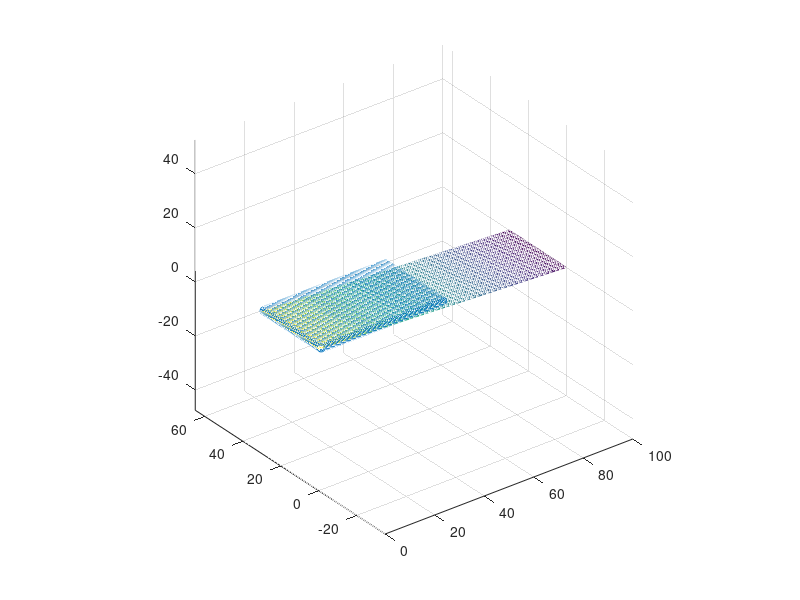

Here is the MATLAB script that generated this plot:

clear all;
close all;
clc;

neley = 60;
nelex = 200;

##hx = 0.5;
##hy = 0.5;

y = linspace (0, 30,neley+1);
x = linspace (0, 100, nelex+1);


hx = 100/nelex;
hy = 30/neley;

[X, Y] = meshgrid (x, y);

Z = 5 - 0.05 * X;
Z(Z < 0) = 0;


##h = 0*Z;
Ymin = 0; Ymax = 30; Xmin = 0; Xmax = 100;
##select = (Y>=Ymin & Y<=Ymax & X >=Xmin & X <= Xmax);
####
##h(select)= 5 - Z(select);
##h(h < 0) = 0;
####
##surf (X, Y, Z)
##hold all
##surf (X, Y, Z+h)
##axis equal


DX = .5; DY = .5;
[xp, yp] = meshgrid (Xmin:DX:Xmax, Ymin:DY:Ymax);

%hp = interp2 (X, Y, h, xp, yp, 'spline');
hp = 5.*ones(size(xp));
hp(xp<1 | xp > 50) = 0;
hp = hp(:);
xp = xp(:);
yp = yp(:);

hzero = find (hp <= 0.001);
hp(hzero) = [];
xp(hzero) = [];
yp(hzero) = [];

immagine_out = uint16(Z);
%imwrite (immagine_out, "sfondo.tif")

%%%%%%%%%%%%%%%%%%%%%%%%%%%%%%%%%%%%%%%%%%%%%%%%%%%%%%%%%%%%%%%%%%%%%%%%%%%%%



Zz        = double (Z);
[gx, gy]  = gradient (Zz, hx, hy);

Z    = Zz(:);
dZdx = gx(:);
dZdy = gy(:);


figure()
mesh(X,Y,Zz)
axis equal
hold on
scatter3(xp(:),yp(:),hp(:))


%% Constants
g     = 9.81;
xi    = 200;
vis   = 50;
ty    = 2000;
T     = 8;

%% Material point quantities initialization
nmp   = numel(xp);
rhosy = 1000.0;
Msys  = sum (hp*DX*DY*rhosy);
Mp    = Msys/nmp * ones(nmp, 1);
Vp    = Mp./rhosy;
Ap    = Vp./hp;
vp    = zeros (nmp,2);

mu = 50.;
phi = 37.;
tauy = 2000.;

MERGE_SPLIT_ON = 1;

BINGHAM = 0.0;
FRICTION = 0.0;
CFL = 0.2;
BC_FLAG = 1;
eq_level = 0.0;
momp  = zeros (nmp,2);

Fb(:,1) = zeros (nmp,1);
Fb(:,2) = zeros (nmp,1);

%%
DATA = struct (
	   "x", xp, ...
	   "y", yp, ...
	   "Mp", Mp, ...
	   "Ap", Ap, ...
	   "vpx", vp(:,1), ...
	   "vpy", vp(:,2), ...
	   "Nex", nelex, ...
	   "Ney", neley, ...
	   "hx", hx, ...
	   "hy", hy, ...
	   "hp", hp, ...
	   "mom_px", momp(:,1), ...
	   "mom_py", momp(:,2), ...
	   "g", g, ...
	   "T", T, ...
	   "xi", xi, ...
	   "vis", vis, ...
	   "ty", ty, ...
	   "rho", rhosy, ...
	   "Vp", Vp, ...
	   "Z", Z, ...
	   "dZdx", dZdx, ...
	   "dZdy", dZdy, ...

		 "mu", mu, ...
		 "phi", phi, ...
		 "tauy", tauy, ...

		 "MERGE_SPLIT_ON", MERGE_SPLIT_ON, ...

     "BINGHAM_ON", BINGHAM, ...
     "FRICTION_ON", FRICTION, ...
     "CFL", CFL, ...
     "BC_FLAG",BC_FLAG, ...
	 "eq_level", eq_level
	 );
% --- Scrittura manuale del DATA.json ---
function v2j (fid, name, x, last)
  if isscalar(x) && ~ischar(x)
    fprintf(fid, '"%s": %.17g', name, x);
  elseif ischar(x)
    fprintf(fid, '"%s": "%s"', name, x);
  else
    x = x(:);
    fprintf(fid, '"%s": [', name);
    fprintf(fid, '%.17g', x(1));
    for k = 2:numel(x)
      fprintf(fid, ',%.17g', x(k));
    endfor
    fprintf(fid, ']');
  endif
  if (~last)
    fprintf(fid, ',\n');
  else
    fprintf(fid, '\n');
  endif
endfunction

FID = fopen("DATA.json","w");
fprintf(FID, "{\n");
v2j(FID, "x",          xp,         false);
v2j(FID, "y",          yp,         false);
v2j(FID, "Mp",         Mp,         false);
v2j(FID, "Ap",         Ap,         false);
v2j(FID, "vpx",        vp(:,1),    false);
v2j(FID, "vpy",        vp(:,2),    false);
v2j(FID, "Nex",        nelex,      false);
v2j(FID, "Ney",        neley,      false);
v2j(FID, "hx",         hx,         false);
v2j(FID, "hy",         hy,         false);
v2j(FID, "hp",         hp,         false);
v2j(FID, "mom_px",     momp(:,1),  false);
v2j(FID, "mom_py",     momp(:,2),  false);
v2j(FID, "g",          g,          false);
v2j(FID, "T",          T,          false);
v2j(FID, "xi",         xi,         false);
v2j(FID, "rho",        rhosy,      false);
v2j(FID, "Vp",         Vp,         false);
v2j(FID, "Z",          Z,          false);
v2j(FID, "dZdx",       dZdx,       false);
v2j(FID, "dZdy",       dZdy,       false);

v2j(FID, "mu",         mu,         false);
v2j(FID, "phi",        phi,        false);
v2j(FID, "tauy",       tauy,       false);

v2j(FID, "MERGE_SPLIT_ON", MERGE_SPLIT_ON, false);

v2j(FID, "BINGHAM_ON", BINGHAM,    false);
v2j(FID, "FRICTION_ON",FRICTION,   false);
v2j(FID, "CFL",        CFL,        false);
v2j(FID, "eq_level",eq_level,           false); 
v2j(FID, "BC_FLAG",    BC_FLAG,    true);
fprintf(FID, "}\n");
fclose(FID);
disp("DATA.json scritto correttamente");
